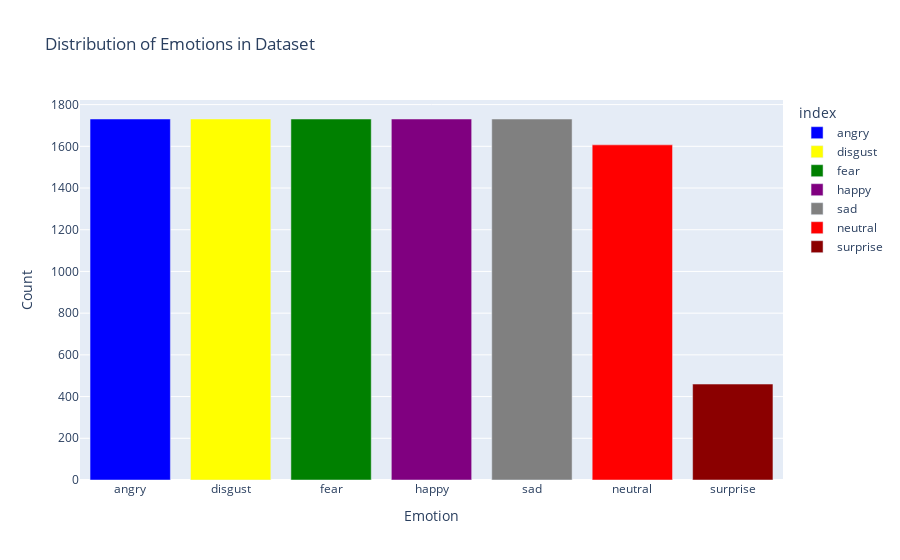

Here is the notebook cell this chart was saved with:
### Code cell
emotion_counts = data_path['Emotions'].value_counts()
colors = ['blue', 'yellow', 'green', 'purple', 'gray', 'red', 'darkred']

fig = px.bar(
    emotion_counts,
    x=emotion_counts.index,
    y=emotion_counts.values,
    color=emotion_counts.index,
    color_discrete_sequence=colors,
    title='Distribution of Emotions in Dataset'
)

fig.update_layout(
    xaxis_title='Emotion',
    yaxis_title='Count',
    showlegend=True
)

fig.show()

### Figure 1 — Plotly figure (JSON) as saved in the notebook; plotly's stock layout.template omitted (floating-point values rounded to 4 significant figures)
{"data": [{"alignmentgroup": "True", "hovertemplate": "index=%{x}<br>y=%{y}<extra></extra>", "legendgroup": "angry", "marker": {"color": "blue", "pattern": {"shape": ""}}, "name": "angry", "offsetgroup": "angry", "orientation": "v", "showlegend": true, "textposition": "auto", "type": "bar", "x": ["angry"], "xaxis": "x", "y": [1731], "yaxis": "y"}, {"alignmentgroup": "True", "hovertemplate": "index=%{x}<br>y=%{y}<extra></extra>", "legendgroup": "disgust", "marker": {"color": "yellow", "pattern": {"shape": ""}}, "name": "disgust", "offsetgroup": "disgust", "orientation": "v", "showlegend": true, "textposition": "auto", "type": "bar", "x": ["disgust"], "xaxis": "x", "y": [1731], "yaxis": "y"}, {"alignmentgroup": "True", "hovertemplate": "index=%{x}<br>y=%{y}<extra></extra>", "legendgroup": "fear", "marker": {"color": "green", "pattern": {"shape": ""}}, "name": "fear", "offsetgroup": "fear", "orientation": "v", "showlegend": true, "textposition": "auto", "type": "bar", "x": ["fear"], "xaxis": "x", "y": [1731], "yaxis": "y"}, {"alignmentgroup": "True", "hovertemplate": "index=%{x}<br>y=%{y}<extra></extra>", "legendgroup": "happy", "marker": {"color": "purple", "pattern": {"shape": ""}}, "name": "happy", "offsetgroup": "happy", "orientation": "v", "showlegend": true, "textposition": "auto", "type": "bar", "x": ["happy"], "xaxis": "x", "y": [1731], "yaxis": "y"}, {"alignmentgroup": "True", "hovertemplate": "index=%{x}<br>y=%{y}<extra></extra>", "legendgroup": "sad", "marker": {"color": "gray", "pattern": {"shape": ""}}, "name": "sad", "offsetgroup": "sad", "orientation": "v", "showlegend": true, "textposition": "auto", "type": "bar", "x": ["sad"], "xaxis": "x", "y": [1731], "yaxis": "y"}, {"alignmentgroup": "True", "hovertemplate": "index=%{x}<br>y=%{y}<extra></extra>", "legendgroup": "neutral", "marker": {"color": "red", "pattern": {"shape": ""}}, "name": "neutral", "offsetgroup": "neutral", "orientation": "v", "showlegend": true, "textposition": "auto", "type": "bar", "x": ["neutral"], "xaxis": "x", "y": [1607], "yaxis": "y"}, {"alignmentgroup": "True", "hovertemplate": "index=%{x}<br>y=%{y}<extra></extra>", "legendgroup": "surprise", "marker": {"color": "darkred", "pattern": {"shape": ""}}, "name": "surprise", "offsetgroup": "surprise", "orientation": "v", "showlegend": true, "textposition": "auto", "type": "bar", "x": ["surprise"], "xaxis": "x", "y": [460], "yaxis": "y"}], "layout": {"barmode": "relative", "legend": {"title": {"text": "index"}, "tracegroupgap": 0}, "showlegend": true, "title": {"text": "Distribution of Emotions in Dataset"}, "xaxis": {"anchor": "y", "categoryarray": ["angry", "disgust", "fear", "happy", "sad", "neutral", "surprise"], "categoryorder": "array", "domain": [0, 1], "title": {"text": "Emotion"}}, "yaxis": {"anchor": "x", "domain": [0, 1], "title": {"text": "Count"}}}}
